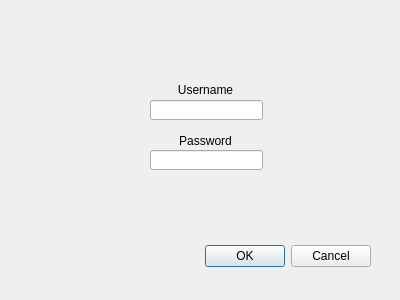
<?xml version="1.0" encoding="UTF-8"?>
<ui version="4.0">
 <class>Dialog</class>
 <widget class="QDialog" name="Dialog">
  <property name="geometry">
   <rect>
    <x>0</x>
    <y>0</y>
    <width>400</width>
    <height>300</height>
   </rect>
  </property>
  <property name="windowTitle">
   <string>Dialog</string>
  </property>
  <widget class="QDialogButtonBox" name="buttonBox">
   <property name="geometry">
    <rect>
     <x>30</x>
     <y>240</y>
     <width>341</width>
     <height>32</height>
    </rect>
   </property>
   <property name="orientation">
    <enum>Qt::Horizontal</enum>
   </property>
   <property name="standardButtons">
    <set>QDialogButtonBox::Cancel|QDialogButtonBox::Ok</set>
   </property>
  </widget>
  <widget class="QLineEdit" name="usernameField">
   <property name="geometry">
    <rect>
     <x>150</x>
     <y>100</y>
     <width>113</width>
     <height>20</height>
    </rect>
   </property>
  </widget>
  <widget class="QLineEdit" name="passwordField">
   <property name="geometry">
    <rect>
     <x>150</x>
     <y>150</y>
     <width>113</width>
     <height>20</height>
    </rect>
   </property>
   <property name="echoMode">
    <enum>QLineEdit::Password</enum>
   </property>
  </widget>
  <widget class="QLabel" name="label">
   <property name="geometry">
    <rect>
     <x>150</x>
     <y>80</y>
     <width>111</width>
     <height>20</height>
    </rect>
   </property>
   <property name="text">
    <string>Username</string>
   </property>
   <property name="alignment">
    <set>Qt::AlignCenter</set>
   </property>
  </widget>
  <widget class="QLabel" name="label_2">
   <property name="geometry">
    <rect>
     <x>150</x>
     <y>130</y>
     <width>111</width>
     <height>21</height>
    </rect>
   </property>
   <property name="text">
    <string>Password</string>
   </property>
   <property name="alignment">
    <set>Qt::AlignCenter</set>
   </property>
  </widget>
 </widget>
 <resources/>
 <connections>
  <connection>
   <sender>buttonBox</sender>
   <signal>accepted()</signal>
   <receiver>Dialog</receiver>
   <slot>accept()</slot>
   <hints>
    <hint type="sourcelabel">
     <x>248</x>
     <y>254</y>
    </hint>
    <hint type="destinationlabel">
     <x>157</x>
     <y>274</y>
    </hint>
   </hints>
  </connection>
  <connection>
   <sender>buttonBox</sender>
   <signal>rejected()</signal>
   <receiver>Dialog</receiver>
   <slot>reject()</slot>
   <hints>
    <hint type="sourcelabel">
     <x>316</x>
     <y>260</y>
    </hint>
    <hint type="destinationlabel">
     <x>286</x>
     <y>274</y>
    </hint>
   </hints>
  </connection>
 </connections>
</ui>
